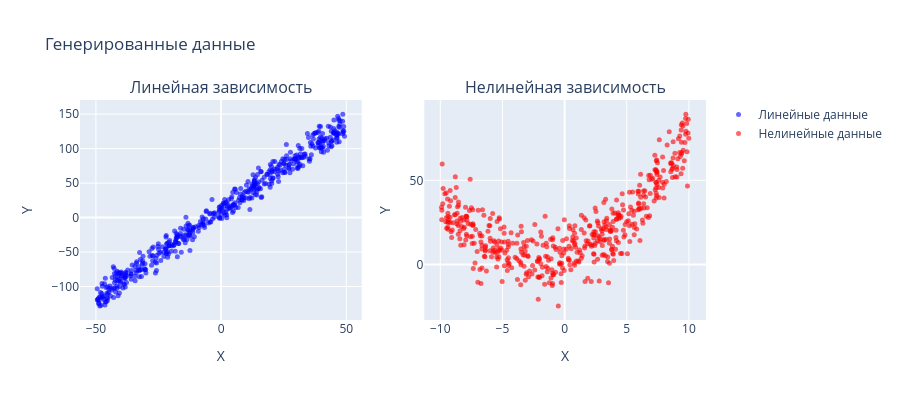

Source (notebook cell):
### Markdown cell above
## Визуализация исходных данных

### Code cell
fig = make_subplots(
    rows=1, cols=2,
    subplot_titles=('Линейная зависимость', 'Нелинейная зависимость')
)

fig.add_trace(
    go.Scatter(x=X_linear.flatten(), y=y_linear, mode='markers', name='Линейные данные',
               marker=dict(color='blue', size=5, opacity=0.6)),
    row=1, col=1
)

fig.add_trace(
    go.Scatter(x=X_nonlinear.flatten(), y=y_nonlinear, mode='markers', name='Нелинейные данные',
               marker=dict(color='red', size=5, opacity=0.6)),
    row=1, col=2
)

fig.update_xaxes(title_text="X", row=1, col=1)
fig.update_xaxes(title_text="X", row=1, col=2)
fig.update_yaxes(title_text="Y", row=1, col=1)
fig.update_yaxes(title_text="Y", row=1, col=2)

fig.update_layout(height=400, showlegend=True, title_text="Генерированные данные")
fig.show()

### Figure 1 — Plotly figure (JSON) as saved in the notebook; plotly's stock layout.template omitted (floating-point values rounded to 4 significant figures; data arrays with more than 128 entries replaced by an {"elided": "..."} marker saying what was removed)
{"data": [{"marker": {"color": "blue", "opacity": 0.6, "size": 5}, "mode": "markers", "name": "Линейные данные", "type": "scatter", "x": {"elided": "500 float values"}, "xaxis": "x", "y": {"elided": "500 float values"}, "yaxis": "y"}, {"marker": {"color": "red", "opacity": 0.6, "size": 5}, "mode": "markers", "name": "Нелинейные данные", "type": "scatter", "x": {"elided": "500 float values"}, "xaxis": "x2", "y": {"elided": "500 float values"}, "yaxis": "y2"}], "layout": {"annotations": [{"font": {"size": 16}, "showarrow": false, "text": "Линейная зависимость", "x": 0.225, "xanchor": "center", "xref": "paper", "y": 1, "yanchor": "bottom", "yref": "paper"}, {"font": {"size": 16}, "showarrow": false, "text": "Нелинейная зависимость", "x": 0.775, "xanchor": "center", "xref": "paper", "y": 1, "yanchor": "bottom", "yref": "paper"}], "height": 400, "showlegend": true, "title": {"text": "Генерированные данные"}, "xaxis": {"anchor": "y", "domain": [0, 0.45], "title": {"text": "X"}}, "xaxis2": {"anchor": "y2", "domain": [0.55, 1], "title": {"text": "X"}}, "yaxis": {"anchor": "x", "domain": [0, 1], "title": {"text": "Y"}}, "yaxis2": {"anchor": "x2", "domain": [0, 1], "title": {"text": "Y"}}}}
